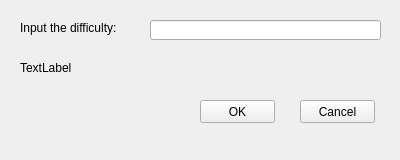
<?xml version="1.0" encoding="UTF-8"?>
<ui version="4.0">
 <class>Difficulty</class>
 <widget class="QWidget" name="Difficulty">
  <property name="geometry">
   <rect>
    <x>0</x>
    <y>0</y>
    <width>400</width>
    <height>160</height>
   </rect>
  </property>
  <property name="windowTitle">
   <string>Form</string>
  </property>
  <widget class="QLabel" name="label">
   <property name="geometry">
    <rect>
     <x>20</x>
     <y>20</y>
     <width>131</width>
     <height>16</height>
    </rect>
   </property>
   <property name="text">
    <string>Input the difficulty:</string>
   </property>
  </widget>
  <widget class="QLineEdit" name="lineEdit">
   <property name="geometry">
    <rect>
     <x>150</x>
     <y>20</y>
     <width>231</width>
     <height>20</height>
    </rect>
   </property>
  </widget>
  <widget class="QPushButton" name="okButton">
   <property name="geometry">
    <rect>
     <x>200</x>
     <y>100</y>
     <width>75</width>
     <height>23</height>
    </rect>
   </property>
   <property name="text">
    <string>OK</string>
   </property>
  </widget>
  <widget class="QPushButton" name="cancelButton">
   <property name="geometry">
    <rect>
     <x>300</x>
     <y>100</y>
     <width>75</width>
     <height>23</height>
    </rect>
   </property>
   <property name="text">
    <string>Cancel</string>
   </property>
  </widget>
  <widget class="QLabel" name="label_2">
   <property name="geometry">
    <rect>
     <x>20</x>
     <y>60</y>
     <width>211</width>
     <height>16</height>
    </rect>
   </property>
   <property name="text">
    <string>TextLabel</string>
   </property>
  </widget>
 </widget>
 <resources/>
 <connections/>
</ui>
